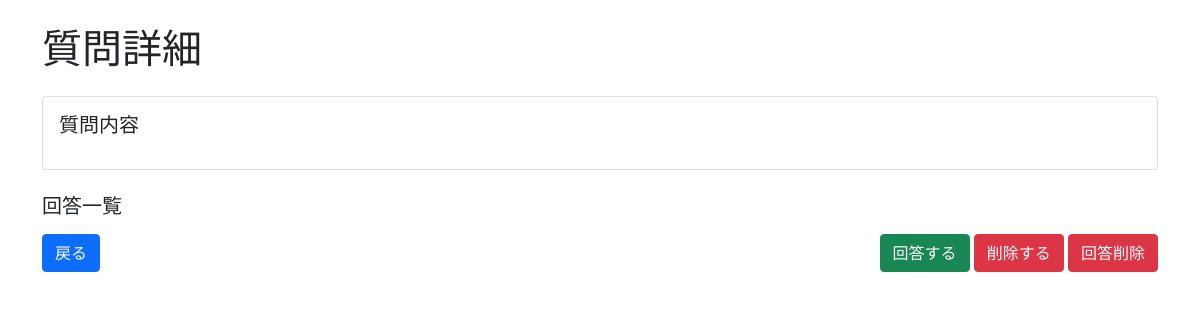
Page /detail/5 (signed in) on the earlier database version.
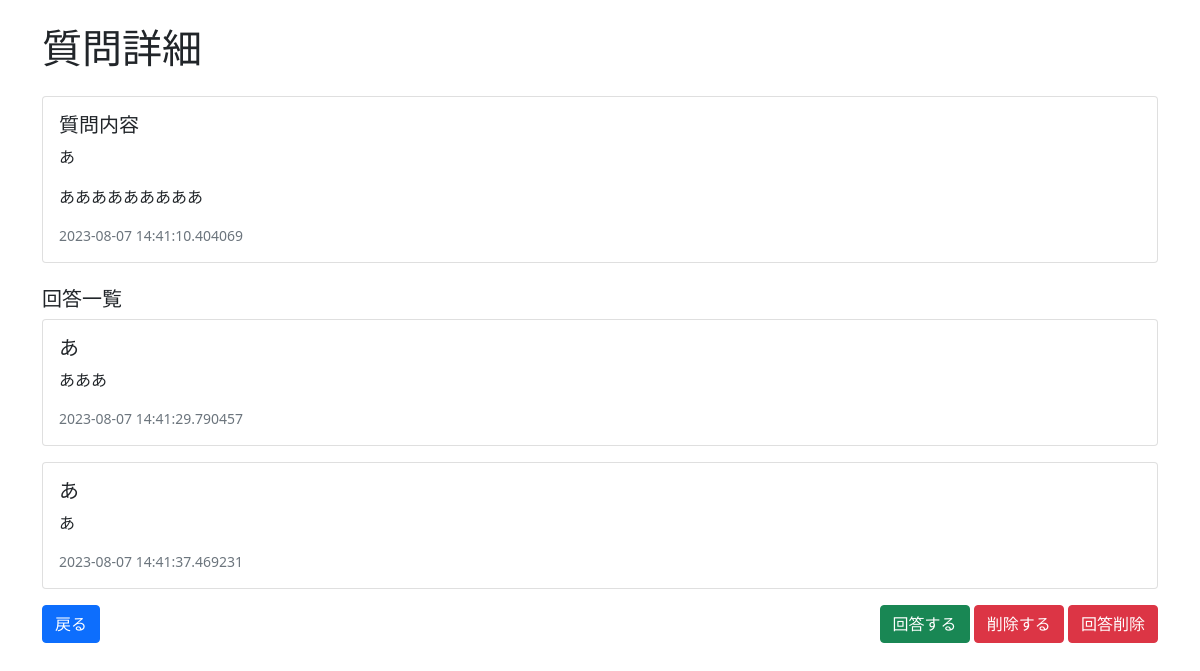
Same page on the later database version.
### main.py (models this page shows)
class Question(db.Model):
    id = db.Column(db.Integer, primary_key=True)
    user = db.Column(db.String(20), nullable=False)
    detail = db.Column(db.Text, nullable=False)
    post_date = db.Column(db.DateTime, nullable=False)

class Answer(db.Model):
    id = db.Column(db.Integer, primary_key=True)
    user = db.Column(db.String(20), nullable=False)
    detail = db.Column(db.Text, nullable=False)
    post_date = db.Column(db.DateTime, nullable=False)
    question_id = db.Column(db.Integer, db.ForeignKey('question.id'), nullable=False)
    question = db.relationship('Question', backref=db.backref('answers', lazy=True))

### main.py (the view)
@app.route('/detail/<int:question_id>')
@login_required
def detail(question_id):
    question = Question.query.get(question_id)
    answers = Answer.query.filter(Answer.question_id == question_id).all()
    return render_template('detail.html', question=question, answers=answers)

### main.py (called while the page is built)
@login_manager.user_loader
def load_user(user_id):
    return User.query.get(user_id)

def is_logged_in():
    return 'user_id' in session

def login_required(f):
    @wraps(f)
    def decorated_function(*args, **kwargs):
        if not is_logged_in():
            return redirect(url_for('login'))  # ログインしていない場合はログインページにリダイレクト
        return f(*args, **kwargs)
    return decorated_function

### templates/detail.html
{% extends 'base.html' %}
{% block body %}
<div class="container">
    <h1 class="my-4">質問詳細</h1>
    <div class="card mb-3">
        <div class="card-body">
            <h5 class="card-title">質問内容</h5>
            <p class="card-text">{{ question.user }}</p>
            <p class="card-text">{{ question.detail }}</p>
            <p class="card-text"><small class="text-muted">{{ question.post_date }}</small></p>
        </div>
    </div>
    <h5 class="mt-4">回答一覧</h5>
    {% for answer in answers %}
    <div class="card mb-3">
        <div class="card-body">
            <h5 class="card-title">{{ answer.user }}</h5>
            <p class="card-text">{{ answer.detail }}</p>
            <p class="card-text"><small class="text-muted">{{ answer.post_date }}</small></p>
        </div>
    </div>
    {% endfor %}
    <div class="row mt-3">
        <div class="col-md-6">
            <a href="{{ url_for('question_main') }}" class="btn btn-primary">戻る</a>
        </div>
        <div class="col-md-6 text-md-end">
            <a href="/answer/{{ question.id }}" class="btn btn-success">回答する</a>
            <a href="/delete/{{ question.id }}" class="btn btn-danger">削除する</a>
            <a href="/delete_answer/{{ question.id }}" class="btn btn-danger">回答削除</a>
    </div>
</div>
{% endblock %}

### templates/base.html (shortened to what this page needs)
<html lang="ja">
<head>
    <link href="https://cdn.jsdelivr.net/npm/bootstrap@5.0.0-beta1/dist/css/bootstrap.min.css" rel="stylesheet">
</head>
<body>
    {% block body %}{% endblock %}
</body>
</html>

Differences in the rows shown:
added Question: user "あ", detail "あああああああああ", post_date "2023-08-07 14:41:10.404069"
added Answer: user "あ", detail "あああ", post_date "2023-08-07 14:41:29.790457"
added Answer: user "あ", detail "あ", post_date "2023-08-07 14:41:37.469231"
